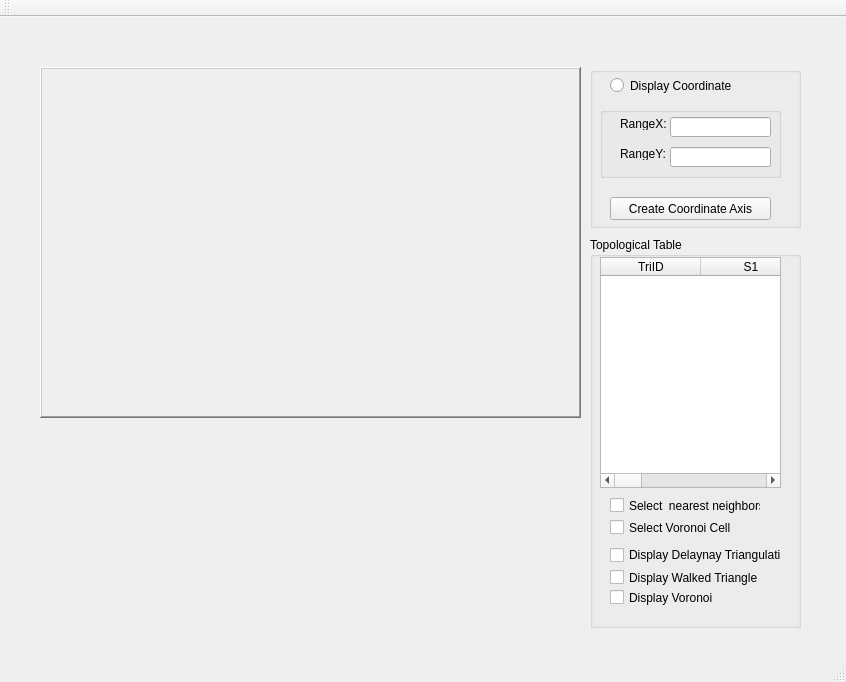
<?xml version="1.0" encoding="UTF-8"?>
<ui version="4.0">
 <class>MainWindow</class>
 <widget class="QMainWindow" name="MainWindow">
  <property name="geometry">
   <rect>
    <x>0</x>
    <y>0</y>
    <width>846</width>
    <height>682</height>
   </rect>
  </property>
  <property name="windowTitle">
   <string>MainWindow</string>
  </property>
  <widget class="QWidget" name="centralWidget">
   <widget class="QFrame" name="Pixmapframe">
    <property name="geometry">
     <rect>
      <x>40</x>
      <y>50</y>
      <width>541</width>
      <height>351</height>
     </rect>
    </property>
    <property name="frameShape">
     <enum>QFrame::WinPanel</enum>
    </property>
    <property name="frameShadow">
     <enum>QFrame::Raised</enum>
    </property>
   </widget>
   <widget class="QGroupBox" name="groupBox1">
    <property name="geometry">
     <rect>
      <x>590</x>
      <y>50</y>
      <width>211</width>
      <height>161</height>
     </rect>
    </property>
    <property name="title">
     <string/>
    </property>
    <widget class="QRadioButton" name="radioButtonCoordinate">
     <property name="geometry">
      <rect>
       <x>20</x>
       <y>10</y>
       <width>121</width>
       <height>17</height>
      </rect>
     </property>
     <property name="text">
      <string>Display Coordinate</string>
     </property>
    </widget>
    <widget class="QGroupBox" name="groupBox2">
     <property name="geometry">
      <rect>
       <x>10</x>
       <y>40</y>
       <width>181</width>
       <height>71</height>
      </rect>
     </property>
     <property name="title">
      <string/>
     </property>
     <widget class="QLineEdit" name="lineEditRangeX">
      <property name="geometry">
       <rect>
        <x>70</x>
        <y>10</y>
        <width>101</width>
        <height>20</height>
       </rect>
      </property>
     </widget>
     <widget class="QLineEdit" name="lineEditRangeY">
      <property name="geometry">
       <rect>
        <x>70</x>
        <y>40</y>
        <width>101</width>
        <height>20</height>
       </rect>
      </property>
     </widget>
     <widget class="QLabel" name="label">
      <property name="geometry">
       <rect>
        <x>20</x>
        <y>10</y>
        <width>46</width>
        <height>13</height>
       </rect>
      </property>
      <property name="text">
       <string>RangeX:</string>
      </property>
     </widget>
     <widget class="QLabel" name="label_2">
      <property name="geometry">
       <rect>
        <x>20</x>
        <y>40</y>
        <width>46</width>
        <height>13</height>
       </rect>
      </property>
      <property name="text">
       <string>RangeY:</string>
      </property>
     </widget>
    </widget>
    <widget class="QPushButton" name="pushButtonCreateCoordinateAxis">
     <property name="geometry">
      <rect>
       <x>20</x>
       <y>130</y>
       <width>161</width>
       <height>23</height>
      </rect>
     </property>
     <property name="text">
      <string>Create Coordinate Axis</string>
     </property>
    </widget>
   </widget>
   <widget class="QGroupBox" name="groupBox3">
    <property name="geometry">
     <rect>
      <x>590</x>
      <y>220</y>
      <width>211</width>
      <height>391</height>
     </rect>
    </property>
    <property name="title">
     <string>Topological Table</string>
    </property>
    <widget class="QTableWidget" name="tableWidget_Topology">
     <property name="geometry">
      <rect>
       <x>10</x>
       <y>20</y>
       <width>181</width>
       <height>231</height>
      </rect>
     </property>
     <column>
      <property name="text">
       <string>TriID</string>
      </property>
     </column>
     <column>
      <property name="text">
       <string>S1</string>
      </property>
     </column>
     <column>
      <property name="text">
       <string>S2</string>
      </property>
     </column>
     <column>
      <property name="text">
       <string>S3</string>
      </property>
     </column>
     <column>
      <property name="text">
       <string>TA1</string>
      </property>
     </column>
     <column>
      <property name="text">
       <string>TA2</string>
      </property>
     </column>
     <column>
      <property name="text">
       <string>TA3</string>
      </property>
     </column>
    </widget>
    <widget class="QCheckBox" name="checkBox_NearestNeighbor">
     <property name="geometry">
      <rect>
       <x>20</x>
       <y>260</y>
       <width>151</width>
       <height>17</height>
      </rect>
     </property>
     <property name="text">
      <string>Select  nearest neighbors</string>
     </property>
    </widget>
    <widget class="QCheckBox" name="checkBox_DisplayVoronoi">
     <property name="geometry">
      <rect>
       <x>20</x>
       <y>350</y>
       <width>131</width>
       <height>21</height>
      </rect>
     </property>
     <property name="text">
      <string>Display Voronoi</string>
     </property>
    </widget>
    <widget class="QCheckBox" name="checkBox_DisplayDelaunay">
     <property name="geometry">
      <rect>
       <x>20</x>
       <y>310</y>
       <width>171</width>
       <height>16</height>
      </rect>
     </property>
     <property name="text">
      <string>Display Delaynay Triangulation</string>
     </property>
    </widget>
    <widget class="QCheckBox" name="checkBox_DisplayWalkedTriangles">
     <property name="geometry">
      <rect>
       <x>20</x>
       <y>330</y>
       <width>161</width>
       <height>21</height>
      </rect>
     </property>
     <property name="text">
      <string>Display Walked Triangle</string>
     </property>
    </widget>
    <widget class="QCheckBox" name="checkBox_VoronoiCell">
     <property name="geometry">
      <rect>
       <x>20</x>
       <y>280</y>
       <width>131</width>
       <height>21</height>
      </rect>
     </property>
     <property name="text">
      <string>Select Voronoi Cell</string>
     </property>
    </widget>
   </widget>
  </widget>
  <widget class="QMenuBar" name="menuBar">
   <property name="geometry">
    <rect>
     <x>0</x>
     <y>0</y>
     <width>846</width>
     <height>21</height>
    </rect>
   </property>
  </widget>
  <widget class="QToolBar" name="mainToolBar">
   <attribute name="toolBarArea">
    <enum>TopToolBarArea</enum>
   </attribute>
   <attribute name="toolBarBreak">
    <bool>false</bool>
   </attribute>
  </widget>
  <widget class="QStatusBar" name="statusBar"/>
  <action name="actionVoronoi">
   <property name="text">
    <string>Voronoi</string>
   </property>
  </action>
 </widget>
 <layoutdefault spacing="6" margin="11"/>
 <resources/>
 <connections/>
</ui>
